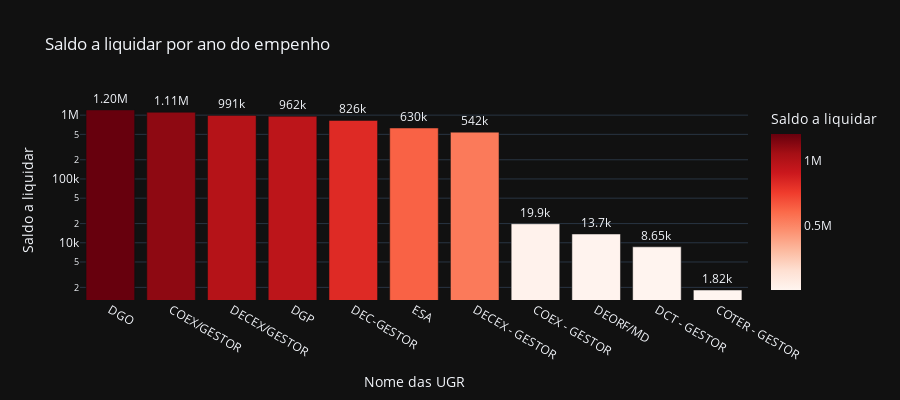

Notebook cell for this chart:
### Code cell
# Saldo a liquidar por tipo de NE
cols = ['NOME_UGR', 'A_LIQUIDAR']

df_aux = df.loc[:, cols].groupby('NOME_UGR').sum().sort_values(by= 'A_LIQUIDAR', ascending=False).reset_index()
df_aux = df_aux[df_aux['A_LIQUIDAR'] > 0]
fig = px.bar(df_aux, 
             x='NOME_UGR', 
             y='A_LIQUIDAR',
             title='Saldo a liquidar por ano do empenho',
             labels={'NOME_UGR':'Nome das UGR', 'A_LIQUIDAR':'Saldo a liquidar'},
             text_auto='.3s',
             height=400,
             log_y=True,
             color='A_LIQUIDAR',
             color_continuous_scale = 'reds',
             template='plotly_dark')
fig.update_traces(textposition = 'outside', cliponaxis = False, hovertemplate=None)
fig.update_layout(hovermode="x unified")

fig.show()

### Figure 1 — Plotly figure (JSON) as saved in the notebook; plotly's stock layout.template omitted (floating-point values rounded to 4 significant figures)
{"data": [{"alignmentgroup": "True", "cliponaxis": false, "legendgroup": "", "marker": {"color": [1204000.0, 1109000.0, 990900.0, 962000.0, 825700.0, 629600.0, 541700.0, 19860.0, 13740.0, 8645, 1820.0], "coloraxis": "coloraxis", "pattern": {"shape": ""}}, "name": "", "offsetgroup": "", "orientation": "v", "showlegend": false, "textposition": "outside", "texttemplate": "%{y:.3s}", "type": "bar", "x": ["DGO", "COEX/GESTOR", "DECEX/GESTOR", "DGP", "DEC-GESTOR", "ESA", "DECEX - GESTOR", "COEX - GESTOR", "DEORF/MD", "DCT - GESTOR", "COTER - GESTOR"], "xaxis": "x", "y": [1204000.0, 1109000.0, 990900.0, 962000.0, 825700.0, 629600.0, 541700.0, 19860.0, 13740.0, 8645, 1820.0], "yaxis": "y"}], "layout": {"barmode": "relative", "coloraxis": {"colorbar": {"title": {"text": "Saldo a liquidar"}}, "colorscale": [[0, "rgb(255,245,240)"], [0.125, "rgb(254,224,210)"], [0.25, "rgb(252,187,161)"], [0.375, "rgb(252,146,114)"], [0.5, "rgb(251,106,74)"], [0.625, "rgb(239,59,44)"], [0.75, "rgb(203,24,29)"], [0.875, "rgb(165,15,21)"], [1, "rgb(103,0,13)"]]}, "height": 400, "hovermode": "x unified", "legend": {"tracegroupgap": 0}, "title": {"text": "Saldo a liquidar por ano do empenho"}, "xaxis": {"anchor": "y", "domain": [0, 1], "title": {"text": "Nome das UGR"}}, "yaxis": {"anchor": "x", "domain": [0, 1], "title": {"text": "Saldo a liquidar"}, "type": "log"}}}
